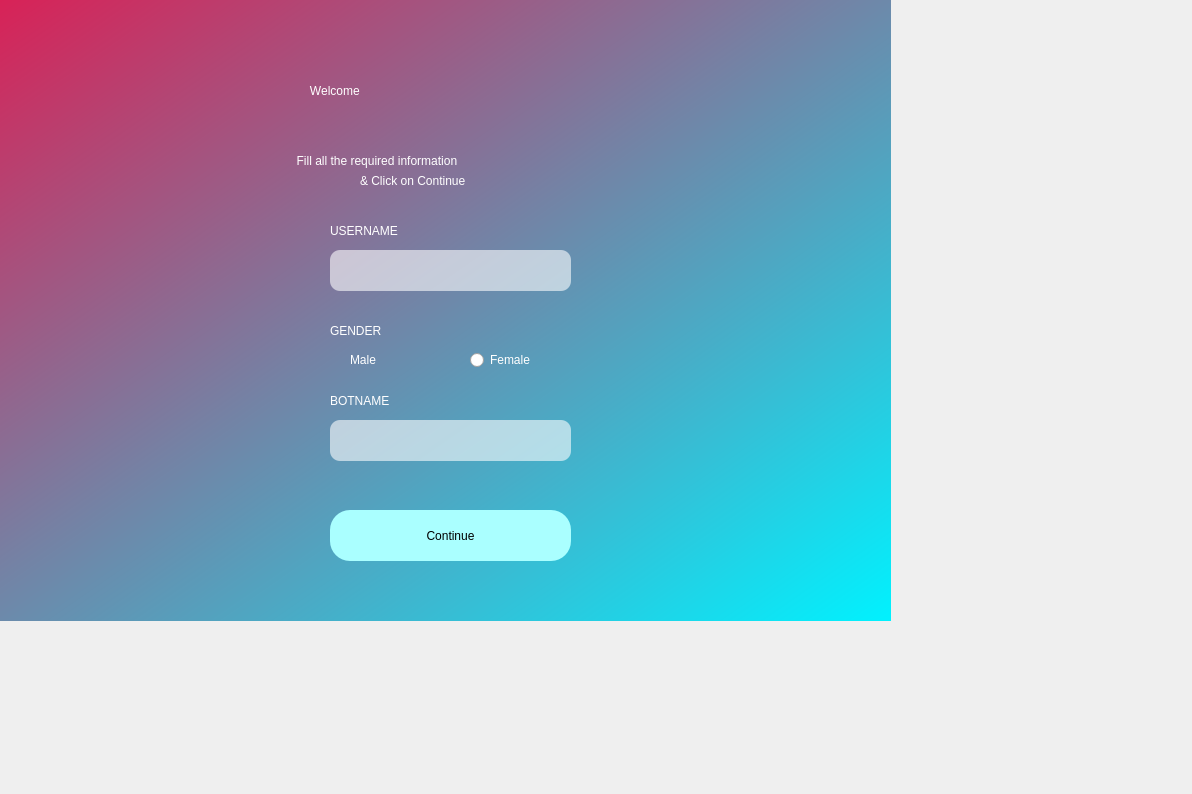
<?xml version="1.0" encoding="UTF-8"?>
<ui version="4.0">
 <class>Dialog</class>
 <widget class="QDialog" name="Dialog">
  <property name="geometry">
   <rect>
    <x>0</x>
    <y>0</y>
    <width>1192</width>
    <height>794</height>
   </rect>
  </property>
  <property name="windowTitle">
   <string>Dialog</string>
  </property>
  <widget class="QWidget" name="bgwidget" native="true">
   <property name="enabled">
    <bool>true</bool>
   </property>
   <property name="geometry">
    <rect>
     <x>0</x>
     <y>0</y>
     <width>891</width>
     <height>621</height>
    </rect>
   </property>
   <property name="styleSheet">
    <string notr="true">QWidget#bgwidget{
background-color: qlineargradient(spread:pad, x1:0, y1:0, x2:1, y2:1, stop:0 rgba(216, 34, 87, 255), stop:1 rgba(0, 242, 255, 255));}</string>
   </property>
   <widget class="QLabel" name="welcome">
    <property name="geometry">
     <rect>
      <x>300</x>
      <y>40</y>
      <width>331</width>
      <height>101</height>
     </rect>
    </property>
    <property name="styleSheet">
     <string notr="true">font: 34pt &quot;Berlin Sans FB&quot;;
color: rgb(255, 255, 255);</string>
    </property>
    <property name="text">
     <string>   Welcome</string>
    </property>
   </widget>
   <widget class="QPushButton" name="continue1">
    <property name="geometry">
     <rect>
      <x>330</x>
      <y>510</y>
      <width>241</width>
      <height>51</height>
     </rect>
    </property>
    <property name="styleSheet">
     <string notr="true">border-radius:20px;
font: 12pt &quot;Microsoft YaHei&quot;;
background-color: rgb(170, 255, 255);
</string>
    </property>
    <property name="text">
     <string>Continue</string>
    </property>
   </widget>
   <widget class="QLabel" name="information">
    <property name="geometry">
     <rect>
      <x>280</x>
      <y>140</y>
      <width>341</width>
      <height>41</height>
     </rect>
    </property>
    <property name="styleSheet">
     <string notr="true">
font: 600 12pt &quot;Segoe UI Semibold&quot;;
color: rgb(255, 255, 255);</string>
    </property>
    <property name="text">
     <string>     Fill all the required information</string>
    </property>
   </widget>
   <widget class="QLineEdit" name="username">
    <property name="geometry">
     <rect>
      <x>330</x>
      <y>250</y>
      <width>241</width>
      <height>41</height>
     </rect>
    </property>
    <property name="styleSheet">
     <string notr="true">border-radius:10px;
background-color:rgba(255,255,255,150);
font: italic 12pt &quot;Calibri&quot;;
</string>
    </property>
    <property name="text">
     <string/>
    </property>
   </widget>
   <widget class="QLineEdit" name="botname">
    <property name="geometry">
     <rect>
      <x>330</x>
      <y>420</y>
      <width>241</width>
      <height>41</height>
     </rect>
    </property>
    <property name="styleSheet">
     <string notr="true">border-radius:10px;
background-color:rgba(255,255,255,150);
font: italic 12pt &quot;Calibri&quot;;
</string>
    </property>
   </widget>
   <widget class="QLabel" name="label_3">
    <property name="geometry">
     <rect>
      <x>330</x>
      <y>210</y>
      <width>101</width>
      <height>41</height>
     </rect>
    </property>
    <property name="styleSheet">
     <string notr="true">
font: 600 12pt &quot;Segoe UI Semibold&quot;;
color: rgb(255, 255, 255);</string>
    </property>
    <property name="text">
     <string>USERNAME</string>
    </property>
   </widget>
   <widget class="QLabel" name="label_4">
    <property name="geometry">
     <rect>
      <x>330</x>
      <y>380</y>
      <width>101</width>
      <height>41</height>
     </rect>
    </property>
    <property name="styleSheet">
     <string notr="true">
font: 600 12pt &quot;Segoe UI Semibold&quot;;
color: rgb(255, 255, 255);</string>
    </property>
    <property name="text">
     <string>BOTNAME</string>
    </property>
   </widget>
   <widget class="QRadioButton" name="male">
    <property name="geometry">
     <rect>
      <x>330</x>
      <y>350</y>
      <width>95</width>
      <height>20</height>
     </rect>
    </property>
    <property name="styleSheet">
     <string notr="true">font: 600 10pt &quot;Segoe UI Semibold&quot;;
color: rgb(255, 255, 255);
background-color:rgba(0,0,0,0);</string>
    </property>
    <property name="text">
     <string>Male </string>
    </property>
   </widget>
   <widget class="QRadioButton" name="female">
    <property name="geometry">
     <rect>
      <x>470</x>
      <y>350</y>
      <width>95</width>
      <height>20</height>
     </rect>
    </property>
    <property name="styleSheet">
     <string notr="true">font: 600 10pt &quot;Segoe UI Semibold&quot;;
color: rgb(255, 255, 255);</string>
    </property>
    <property name="text">
     <string>Female</string>
    </property>
   </widget>
   <widget class="QLabel" name="label_5">
    <property name="geometry">
     <rect>
      <x>330</x>
      <y>310</y>
      <width>101</width>
      <height>41</height>
     </rect>
    </property>
    <property name="styleSheet">
     <string notr="true">
font: 600 12pt &quot;Segoe UI Semibold&quot;;
color: rgb(255, 255, 255);</string>
    </property>
    <property name="text">
     <string>GENDER</string>
    </property>
   </widget>
   <widget class="QLabel" name="err1">
    <property name="geometry">
     <rect>
      <x>580</x>
      <y>270</y>
      <width>261</width>
      <height>21</height>
     </rect>
    </property>
    <property name="styleSheet">
     <string notr="true">font: 85 10pt &quot;Calibri&quot;;
</string>
    </property>
    <property name="text">
     <string/>
    </property>
   </widget>
   <widget class="QLabel" name="err2">
    <property name="geometry">
     <rect>
      <x>580</x>
      <y>360</y>
      <width>261</width>
      <height>21</height>
     </rect>
    </property>
    <property name="styleSheet">
     <string notr="true">font: 85 10pt &quot;Calibri&quot;;
</string>
    </property>
    <property name="text">
     <string/>
    </property>
   </widget>
   <widget class="QLabel" name="err3">
    <property name="geometry">
     <rect>
      <x>580</x>
      <y>440</y>
      <width>261</width>
      <height>21</height>
     </rect>
    </property>
    <property name="styleSheet">
     <string notr="true">font: 85 10pt &quot;Calibri&quot;;
</string>
    </property>
    <property name="text">
     <string/>
    </property>
   </widget>
   <widget class="QLabel" name="information_2">
    <property name="geometry">
     <rect>
      <x>360</x>
      <y>160</y>
      <width>191</width>
      <height>41</height>
     </rect>
    </property>
    <property name="styleSheet">
     <string notr="true">
font: 600 12pt &quot;Segoe UI Semibold&quot;;
color: rgb(255, 255, 255);</string>
    </property>
    <property name="text">
     <string>&amp; Click on Continue</string>
    </property>
   </widget>
   <widget class="QLabel" name="tabname">
    <property name="geometry">
     <rect>
      <x>10</x>
      <y>0</y>
      <width>211</width>
      <height>41</height>
     </rect>
    </property>
    <property name="styleSheet">
     <string notr="true">color: rgb(0, 0, 0);
font: 700 14pt &quot;Segoe Print&quot;;</string>
    </property>
    <property name="text">
     <string/>
    </property>
   </widget>
   <widget class="QPushButton" name="back_button1">
    <property name="geometry">
     <rect>
      <x>10</x>
      <y>670</y>
      <width>41</width>
      <height>41</height>
     </rect>
    </property>
    <property name="styleSheet">
     <string notr="true">border-radius:20px;
background-color: rgb(255, 255, 127);
font: 700 16pt &quot;Segoe UI&quot;;

</string>
    </property>
    <property name="text">
     <string>⏎</string>
    </property>
   </widget>
   <widget class="QLabel" name="back_button1_text">
    <property name="geometry">
     <rect>
      <x>60</x>
      <y>670</y>
      <width>51</width>
      <height>41</height>
     </rect>
    </property>
    <property name="styleSheet">
     <string notr="true">font: 600 13pt &quot;Segoe UI Semibold&quot;;
</string>
    </property>
    <property name="text">
     <string>Back</string>
    </property>
   </widget>
  </widget>
 </widget>
 <resources/>
 <connections/>
</ui>
